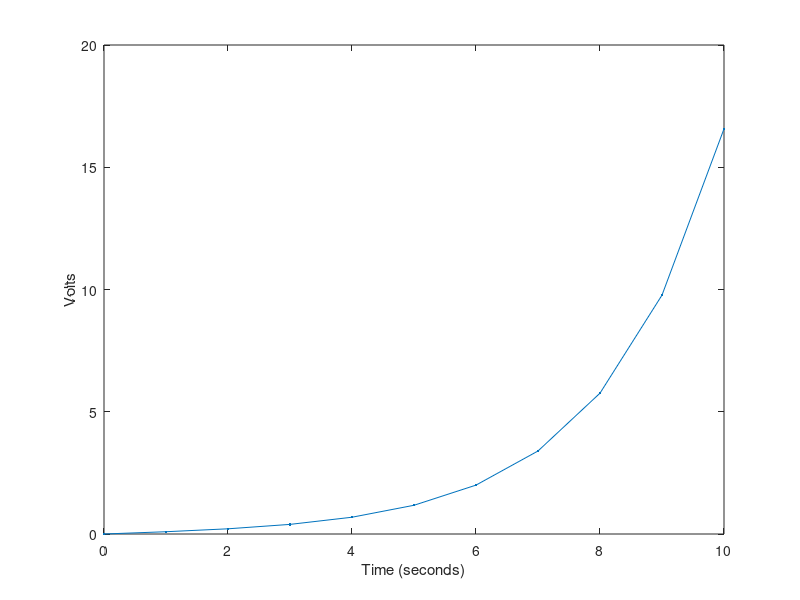

MATLAB code to generate this figure:
format compact; format shortG; clear; clc;

a = 25; b = 52.5; % Multipliers in equations

V = [ -2.9558
    5.6490
    -7.8402
    9.3348
    -10.0000
    9.7766
    -8.6845
    6.8208
    -4.3510
    1.4946 ];

%a = 10; b = 20.1;
dV = zeros(10,1);
V0 = 0;
dt = 0.001;
t = 0;
while(t < 1)
    dV(1) = a*V0 - b*V(1) + a*V(2); % Evaluate all 10 equations
    for i = 2:9
        dV(i) = a*V(i-1) - b*V(i) + a*V(i+1);
    end
    dV(10) = a*V(9) - 10.1*V(10);
    V = V + dV*dt; % Calculate change
    t = t + dt;
    plot([0:10], [V0;V], '.-');
    pause(0)
end
%plot([0;V0])
xlabel('Time (seconds)'); ylabel('Volts');
